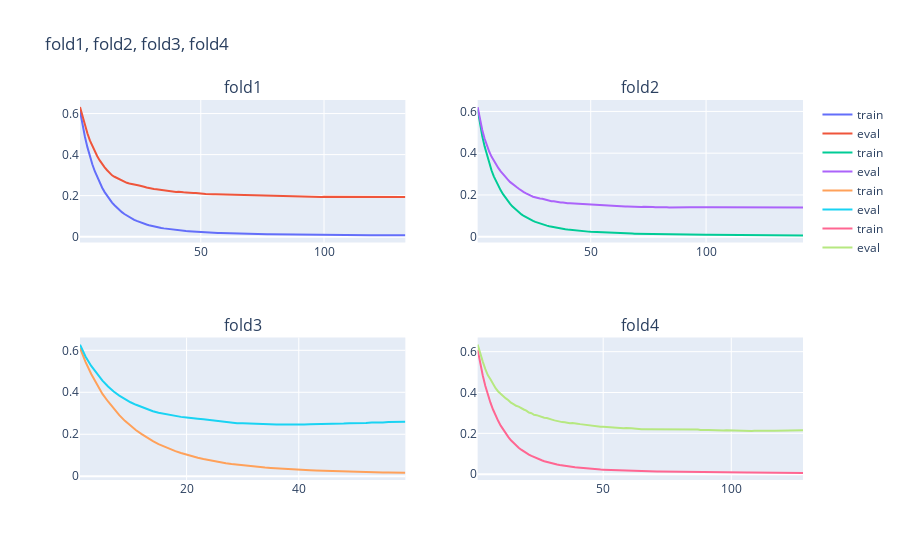

Write notebook code for a chart like this one.
### Code cell
fig = make_subplots(rows = 2,cols = 2,
                    subplot_titles=("fold1", "fold2", "fold3", "fold4"))
tuples = [(1,1),(1,2),(2,1),(2,2)]
for i in range(len(evals_results)):
    train_log = evals_results[i]['train']['logloss'] 
    eval_log = evals_results[i]['eval']['logloss'] 
    x = np.arange(1,1+len(train_log))
    fig.add_trace(go.Scatter(x = x, y = train_log,mode = 'lines',name = 'train'),
                 row = tuples[i][0],col = tuples[i][1])
    fig.add_trace(go.Scatter(x = x, y = eval_log,mode = 'lines',name = 'eval'),
                 row = tuples[i][0],col = tuples[i][1])
fig.update_layout(
    title = "fold1, fold2, fold3, fold4"
)
